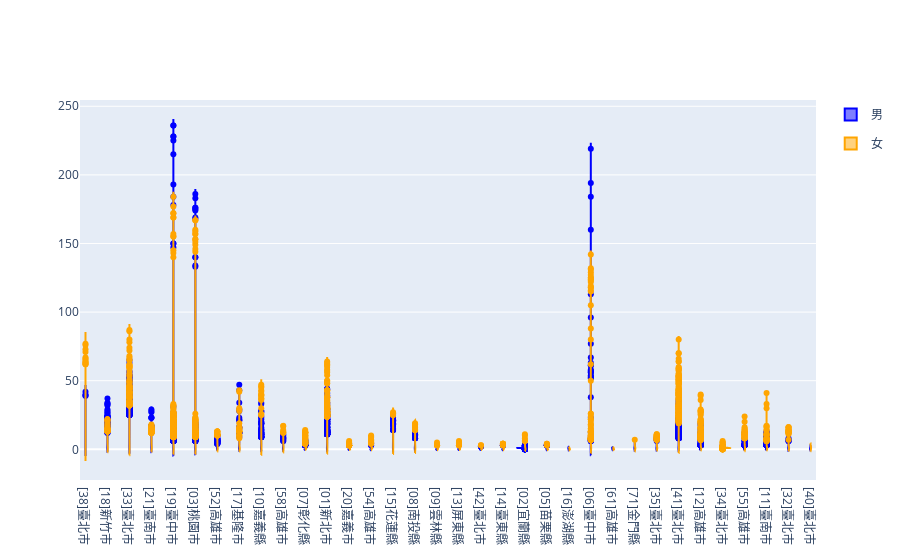

Notebook cell for this chart:
### Code cell
import plotly.graph_objects as go
fig = go.Figure()

fig.add_trace(go.Violin(x=dfregiondoublemajor['縣市名稱'],
                        y=dfregiondoublemajor['修讀雙主修人次男'],
                        legendgroup='男', scalegroup='男', name='男',
                        side='negative',
                        line_color='blue')
             )
fig.add_trace(go.Violin(x=dfregiondoublemajor['縣市名稱'],
                        y=dfregiondoublemajor['修讀雙主修人次女'],
                        legendgroup='女', scalegroup='女', name='女',
                        side='positive',
                        line_color='orange')
             )
fig.update_traces(meanline_visible=True)
fig.update_layout(violingap=0, violinmode='overlay')
fig.show()

### Figure 1 — Plotly figure (JSON) as saved in the notebook; plotly's stock layout.template omitted (floating-point values rounded to 4 significant figures; data arrays with more than 128 entries replaced by an {"elided": "..."} marker saying what was removed)
{"data": [{"legendgroup": "男", "line": {"color": "blue"}, "meanline": {"visible": true}, "name": "男", "scalegroup": "男", "side": "negative", "type": "violin", "x": {"elided": "15998 str values"}, "y": {"elided": "15998 int values"}}, {"legendgroup": "女", "line": {"color": "orange"}, "meanline": {"visible": true}, "name": "女", "scalegroup": "女", "side": "positive", "type": "violin", "x": {"elided": "15998 str values"}, "y": {"elided": "15998 int values"}}], "layout": {"violingap": 0, "violinmode": "overlay"}}
